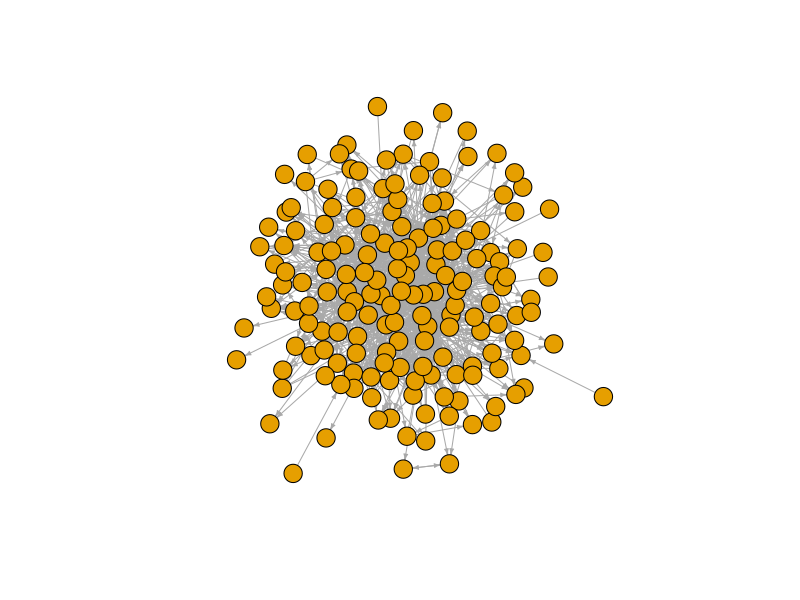
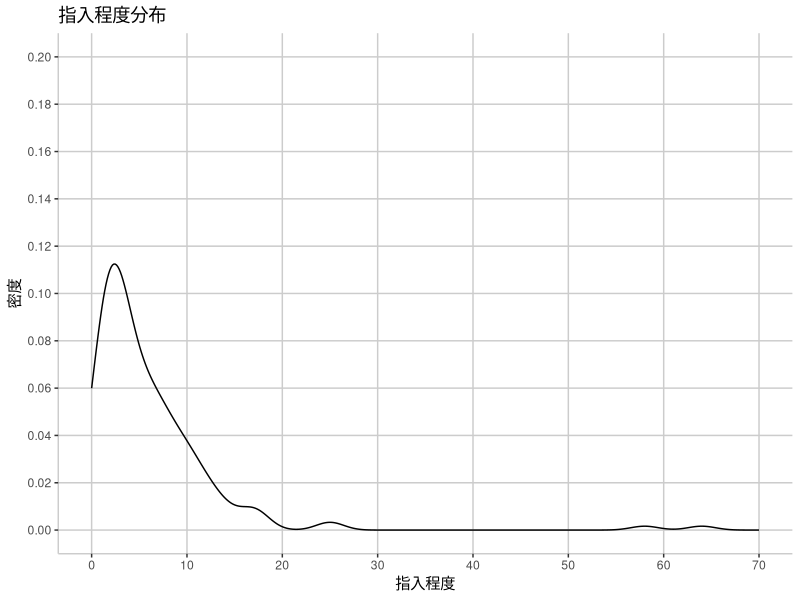
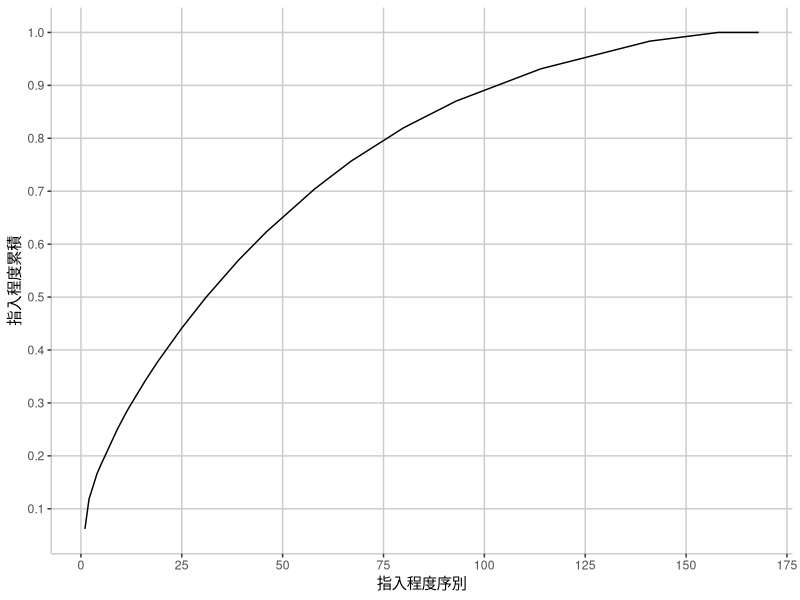
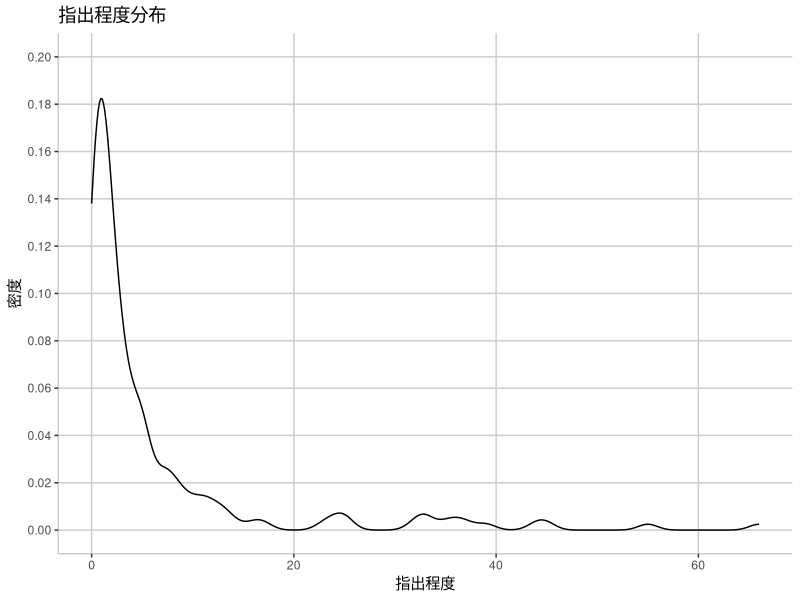
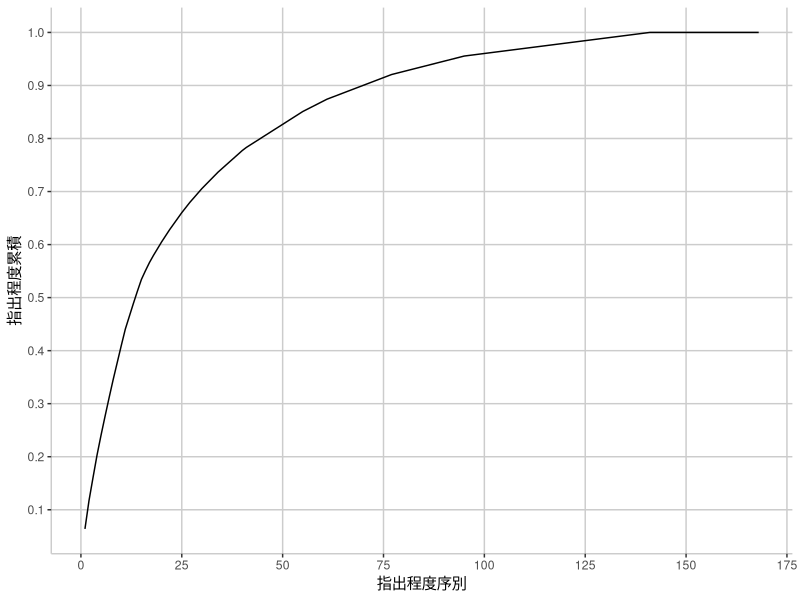

These charts were generated, in order, by the following R code: (Note: this script raises an error after producing the figures.)
library(tidyverse)
library(magrittr)
library(purrr)
library(lubridate)
library(readxl)
library(igraph)
library(ggplot2)
library(colorspace)

post_df <- read_excel("TaiwanDrama.xlsx") %>%
  mutate(comment_no=as.integer(comment_no),
         push_no=as.integer(push_no),
         commenter_no=as.integer(commenter_no)) %>%
  mutate(post_date=as.Date(post_date)) %>%
  mutate(rel=grepl("與惡", title)|grepl("與惡", ptext))

commenter_df <- read_excel("TaiwanDrama_commenters.xlsx")

rel_commenter_df <- commenter_df %>%
  filter(id %in% post_df$id[post_df$rel]) %>%
  group_by(id, author_id, commenter_id, comment_label) %>%
  summarise(count=n())

rel_commenter_df1 <- rel_commenter_df %>%
  group_by(id, author_id, commenter_id) %>%
  summarise(count=sum(count)) %>%
  arrange(desc(count))

rel_commenter_df2 <- rel_commenter_df1 %>%
  group_by(author_id, commenter_id) %>%
  summarise(count=n_distinct(count)) %>%
  select(commenter_id, author_id, count) %>%
  arrange(desc(count))

print(paste("發文數：", length(unique(rel_commenter_df1$id))))
print(paste("發文者人數：", length(unique(rel_commenter_df2$author_id))))
print(paste("推文者人數：", length(unique(rel_commenter_df2$commenter_id))))

# 將data frame轉換成graph，以推文者回應發文者的發文數為兩個連結間的權重
post_graph <- graph_from_data_frame(rel_commenter_df2)

# 參與的使用者帳號：Number of Vertices, vcount
print(paste("參與的使用者帳號數：", vcount(post_graph)))

# 推文者回應的發文者帳號數
out_deg <- degree(post_graph, v = V(post_graph), mode = "out",
                  loops = TRUE, normalized = FALSE)
table(out_deg)
# 推文者回應的發文者帳號數：0，只參與發文的使用者帳號
print(paste("只參與發文的使用者帳號數：", length(which(out_deg==0))))

# 發文者獲得的推文者帳號數
in_deg <- degree(post_graph, v = V(post_graph), mode = "in",
                 loops = TRUE, normalized = FALSE)
table(in_deg)
# 發文者獲得的推文者帳號數：0，只參與推文的使用者帳號
print(paste("只參與發文的使用者帳號數：", length(which(in_deg==0))))

# 同時有發文與推文的帳號數
print(paste("同時有發文與推文的帳號數：",
            vcount(post_graph)-length(which(out_deg==0))-length(which(in_deg==0))))

user_df <- data.frame(user_id= attr(V(post_graph), "names"),
                      in_deg, out_deg,
                      stringsAsFactors = FALSE)

selected_vid <- user_df %>%
  mutate(vid=row_number()) %>%
  filter(in_deg>0 & out_deg>0) %>%
  pull(vid)

active_user_g <- induced_subgraph(post_graph, selected_vid) %>%
  simplify()

plot(active_user_g,
     vertex.size=10,
     vertex.label=NA,
     edge.arrow.size=0.3,
     layout = layout_with_kk)

print(paste("共有多少節點：", gorder(active_user_g)))
print(paste("共有多少連結：", gsize(active_user_g)))
print(paste("密度：", edge_density(active_user_g)))

print(paste0("此網路彼此", ifelse(is_connected(active_user_g, "weak"), "相連", "不相連")))

comp <- components(active_user_g, "weak")
print(paste("弱相連：分為多少個部分：", comp$no))
print(paste("最大的部分佔所有節點數比例：", max(comp$csize)/vcount(active_user_g)))

comp <- components(active_user_g, "strong")
print(paste("強相連：分為多少個部分：", comp$no))
print(paste("最大的部分佔所有節點數比例：", max(comp$csize)/vcount(active_user_g)))

print(paste("最長距離：", diameter(active_user_g)))
print(paste("平均距離：", mean_distance(active_user_g)))

dyad_census(active_user_g)
triad_census(active_user_g)

ei <- eigen_centrality(active_user_g)
au <- authority_score(active_user_g)
hu <- hub_score(active_user_g)
user_df <- data.frame(user_id=V(active_user_g)$name,
                      in_deg=degree(active_user_g, mode="in"),
                      out_deg=degree(active_user_g, mode="out"),
                      btw=betweenness(active_user_g),
                      eig=ei$vector,
                      aut=au$vector,
                      hub=hu$vector,
                      core=coreness(active_user_g),
                      stringsAsFactors=FALSE)

# degree centrality
user_df %>%
  ggplot() +
  geom_density(aes(x=in_deg)) +
  scale_x_continuous(limits=c(0, 70), breaks=seq(0, 70, 10)) +
  scale_y_continuous(limits=c(0, 0.2), breaks=seq(0, 0.2, 0.02)) +
  labs(x="指入程度", y="密度", title="指入程度分布") +
  theme(panel.background=element_blank(),
        panel.grid.major=element_line(color="grey80"),
        panel.grid.minor=element_blank(),
        axis.line=element_line(color="grey80"))

user_df %>%
  arrange(desc(in_deg)) %>%
  mutate(rank=row_number(), cum_prob=cumsum(in_deg)/sum(in_deg)) %>%
  ggplot() +
  geom_line(aes(x=rank, y=cum_prob)) +
  scale_x_continuous(breaks=seq(0, 175, 25)) +
  scale_y_continuous(breaks=seq(0, 1, 0.1)) +
  labs(x="指入程度序別", y="指入程度累積") +
  theme(panel.background=element_blank(),
        panel.grid.major=element_line(color="grey80"),
        panel.grid.minor=element_blank(),
        axis.line=element_line(color="grey80"))

user_df %>%
  ggplot() +
  geom_density(aes(x=out_deg)) +
  scale_y_continuous(limits=c(0, 0.2), breaks=seq(0, 0.2, 0.02)) +
  labs(x="指出程度", y="密度", title="指出程度分布") +
  theme(panel.background=element_blank(),
        panel.grid.major=element_line(color="grey80"),
        panel.grid.minor=element_blank(),
        axis.line=element_line(color="grey80"))
  
user_df %>%
  arrange(desc(out_deg)) %>%
  mutate(rank=row_number(), cum_prob=cumsum(out_deg)/sum(out_deg)) %>%
  ggplot() +
  geom_line(aes(x=rank, y=cum_prob)) +
  scale_x_continuous(breaks=seq(0, 175, 25)) +
  scale_y_continuous(breaks=seq(0, 1, 0.1)) +
  labs(x="指出程度序別", y="指出程度累積") +
  theme(panel.background=element_blank(),
        panel.grid.major=element_line(color="grey80"),
        panel.grid.minor=element_blank(),
        axis.line=element_line(color="grey80"))

cpal <- choose_palette()
user_df %<>%
  mutate(level=cut(in_deg, breaks=seq(0, max(in_deg), max(in_deg)/7), labels=FALSE)) %>%
  mutate(vcolor=cpal(7)[level])

user_df %>%
  top_n(10, in_deg) %>%
  ggplot() +
  geom_col(aes(x=reorder(user_id, in_deg), y=in_deg, fill=vcolor)) +
  scale_fill_identity() +
  scale_y_continuous(breaks=seq(0, 70, 10)) +
  coord_flip() +
  labs(x="使用者帳號", y="指入程度", title="指入程度前10的使用者帳號") +
  theme(panel.background=element_blank(),
        panel.grid.major.x=element_line(color="grey80"),
        panel.grid.minor=element_blank(),
        axis.line=element_line(color="grey80"))

plot(active_user_g,
     vertex.size=user_df$in_deg,
     vertex.color=user_df$vcolor,
     vertex.label=NA,
     edge.arrow.size=0.3,
     layout = layout_with_kk)

user_df %<>%
  mutate(level=cut(out_deg, breaks=seq(0, max(out_deg), max(out_deg)/7), labels=FALSE)) %>%
  mutate(vcolor=cpal(7)[level])

user_df %>%
  top_n(10, out_deg) %>%
  ggplot() +
  geom_col(aes(x=reorder(user_id, out_deg), y=out_deg, fill=vcolor)) +
  scale_fill_identity() +
  scale_y_continuous(breaks=seq(0, 70, 10)) +
  coord_flip() +
  labs(x="使用者帳號", y="指出程度", title="指出程度前10的使用者帳號") +
  theme(panel.background=element_blank(),
        panel.grid.major.x=element_line(color="grey80"),
        panel.grid.minor=element_blank(),
        axis.line=element_line(color="grey80"))

plot(active_user_g,
     vertex.size=user_df$out_deg,
     vertex.color=user_df$vcolor,
     vertex.label=NA,
     edge.arrow.size=0.3,
     layout = layout_with_kk)

user_df %>%
  ggplot() +
  geom_text(aes(x=out_deg, y=in_deg, label=user_id)) +
  labs(x="指出程度", y="指入程度", title="各使用者帳號的指入與指出程度") +
  theme(panel.background=element_blank(),
        panel.grid.major=element_line(color="grey80"),
        panel.grid.minor=element_blank(),
        axis.line=element_line(color="grey80"))

# betweenness centrality
user_df %>%
  top_n(10, btw) %>%
  ggplot() +
  geom_col(aes(x=reorder(user_id, btw), y=btw)) +
  #  scale_y_continuous(breaks=seq(0, 70, 10)) +
  coord_flip() +
  labs(x="使用者帳號", y="中介性", title="中介性前10的使用者帳號") +
  theme(panel.background=element_blank(),
        panel.grid.major.x=element_line(color="grey80"),
        panel.grid.minor=element_blank(),
        axis.line=element_line(color="grey80"))

# eigenvector centrailty
user_df %>%
  top_n(10, eig) %>%
  ggplot() +
  geom_col(aes(x=reorder(user_id, eig), y=eig)) +
  #  scale_y_continuous(breaks=seq(0, 70, 10)) +
  coord_flip() +
  labs(x="使用者帳號", y="特徵中心性", title="特徵中心性前10的使用者帳號") +
  theme(panel.background=element_blank(),
        panel.grid.major.x=element_line(color="grey80"),
        panel.grid.minor=element_blank(),
        axis.line=element_line(color="grey80"))

# authority-hub
user_df %>%
  top_n(10, aut) %>%
  ggplot() +
  geom_col(aes(x=reorder(user_id, aut), y=aut)) +
  #  scale_y_continuous(breaks=seq(0, 70, 10)) +
  coord_flip() +
  labs(x="使用者帳號", y="authority", title="authority score前10的使用者帳號") +
  theme(panel.background=element_blank(),
        panel.grid.major.x=element_line(color="grey80"),
        panel.grid.minor=element_blank(),
        axis.line=element_line(color="grey80"))

user_df %>%
  top_n(10, hub) %>%
  ggplot() +
  geom_col(aes(x=reorder(user_id, hub), y=hub)) +
  #  scale_y_continuous(breaks=seq(0, 70, 10)) +
  coord_flip() +
  labs(x="使用者帳號", y="hub", title="hub score前10的使用者帳號") +
  theme(panel.background=element_blank(),
        panel.grid.major.x=element_line(color="grey80"),
        panel.grid.minor=element_blank(),
        axis.line=element_line(color="grey80"))

# coreness
vcolor <- cpal(12)[user_df$core]
plot(active_user_g,
     vertex.size=10,
     vertex.label=NA,
     vertex.color=vcolor,
     edge.arrow.size=0.3,
     layout = layout_with_kk)

# 
